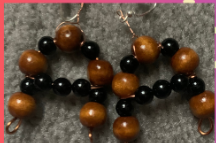
#> input picture products/AA-collectable.png, 216 x 143 px; its folder holds 4 pictures in this run
$ python resize_images.py
#> lines starting #> are read from the running program, lines starting #| are printed output that depends on the picture
from PIL import Image
from pathlib import Path

src_dir = Path(r"c:\Users\jhigg\Downloads\CreationsofAA_v2\products")
target_size = (689, 934)

for p in src_dir.glob('*.png'):
    img = Image.open(p).convert('RGBA')
#> img is the input picture: PIL image 216x143 RGBA; mean R, G, B, A 88.8, 71.2, 58.6, 255
    img.thumbnail((target_size[0], target_size[1]), Image.LANCZOS)
    # create transparent background
    background = Image.new('RGBA', target_size, (255,255,255,0))
    # center
    x = (target_size[0] - img.width) // 2
#> x = 236
    y = (target_size[1] - img.height) // 2
#> y = 395
    background.paste(img, (x,y), img)
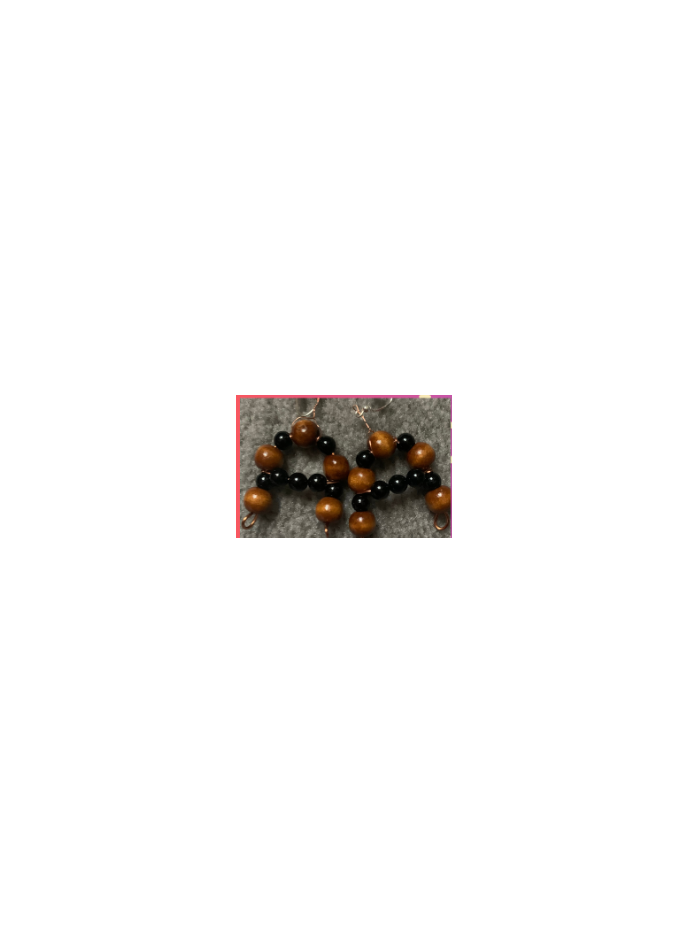
#> background: PIL image 689x934 RGBA; mean R, G, B, A 247, 246.2, 245.6, 12.2; transparent parts drawn white
    out_path = src_dir / p.name
    background.save(out_path)
    print(f"Resized {p.name} -> {target_size}")
